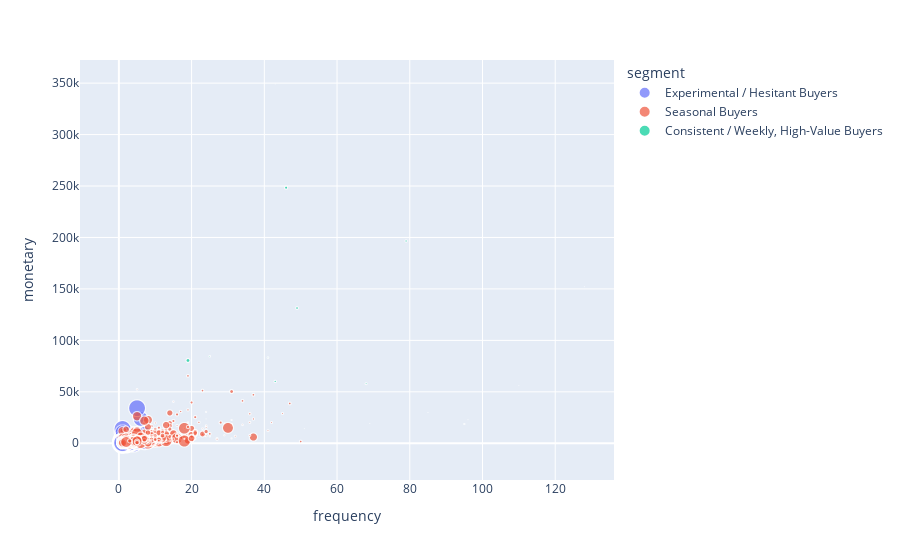

Notebook code cell kept with this figure:
### Code cell
## Visualize segmentation
import plotly.express as px

px.scatter(
    customer_df,
    x='frequency',
    y='monetary',
    color='segment',
    size='recency',
    hover_data=["customer_id"]
)

### Figure 1 — Plotly figure (JSON) as saved in the notebook; plotly's stock layout.template omitted (floating-point values rounded to 4 significant figures; data arrays with more than 128 entries replaced by an {"elided": "..."} marker saying what was removed)
{"data": [{"customdata": {"elided": "1077x1 float values"}, "hovertemplate": "segment=Experimental / Hesitant Buyers<br>frequency=%{x}<br>monetary=%{y}<br>recency=%{marker.size}<br>customer_id=%{customdata[0]}<extra></extra>", "legendgroup": "Experimental / Hesitant Buyers", "marker": {"color": "#636efa", "size": {"elided": "1077 int values"}, "sizemode": "area", "sizeref": 0.9325, "symbol": "circle"}, "mode": "markers", "name": "Experimental / Hesitant Buyers", "showlegend": true, "type": "scattergl", "x": {"elided": "1077 int values"}, "xaxis": "x", "y": {"elided": "1077 float values"}, "yaxis": "y"}, {"customdata": {"elided": "3222x1 float values"}, "hovertemplate": "segment=Seasonal Buyers<br>frequency=%{x}<br>monetary=%{y}<br>recency=%{marker.size}<br>customer_id=%{customdata[0]}<extra></extra>", "legendgroup": "Seasonal Buyers", "marker": {"color": "#EF553B", "size": {"elided": "3222 int values"}, "sizemode": "area", "sizeref": 0.9325, "symbol": "circle"}, "mode": "markers", "name": "Seasonal Buyers", "showlegend": true, "type": "scattergl", "x": {"elided": "3222 int values"}, "xaxis": "x", "y": {"elided": "3222 float values"}, "yaxis": "y"}, {"customdata": [[12750.0], [13090.0], [13690.0], [14160.0], [14530.0], [14610.0], [14650.0], [14910.0], [15060.0], [15310.0], [16680.0], [17510.0], [17840.0], [17950.0], [18100.0]], "hovertemplate": "segment=Consistent / Weekly, High-Value Buyers<br>frequency=%{x}<br>monetary=%{y}<br>recency=%{marker.size}<br>customer_id=%{customdata[0]}<extra></extra>", "legendgroup": "Consistent / Weekly, High-Value Buyers", "marker": {"color": "#00cc96", "size": [0, 3, 8, 6, 0, 1, 9, 0, 2, 0, 14, 2, 0, 6, 0], "sizemode": "area", "sizeref": 0.9325, "symbol": "circle"}, "mode": "markers", "name": "Consistent / Weekly, High-Value Buyers", "showlegend": true, "type": "scattergl", "x": [96, 68, 49, 79, 69, 95, 46, 128, 41, 110, 19, 25, 85, 43, 43], "xaxis": "x", "y": [22880.0, 57910.0, 131400.0, 196600.0, 19280.0, 18700.0, 248400.0, 152100.0, 83280.0, 56000.0, 80490.0, 84540.0, 29890.0, 60120.0, 349200.0], "yaxis": "y"}], "layout": {"legend": {"itemsizing": "constant", "title": {"text": "segment"}, "tracegroupgap": 0}, "margin": {"t": 60}, "xaxis": {"anchor": "y", "domain": [0, 1], "title": {"text": "frequency"}}, "yaxis": {"anchor": "x", "domain": [0, 1], "title": {"text": "monetary"}}}}
